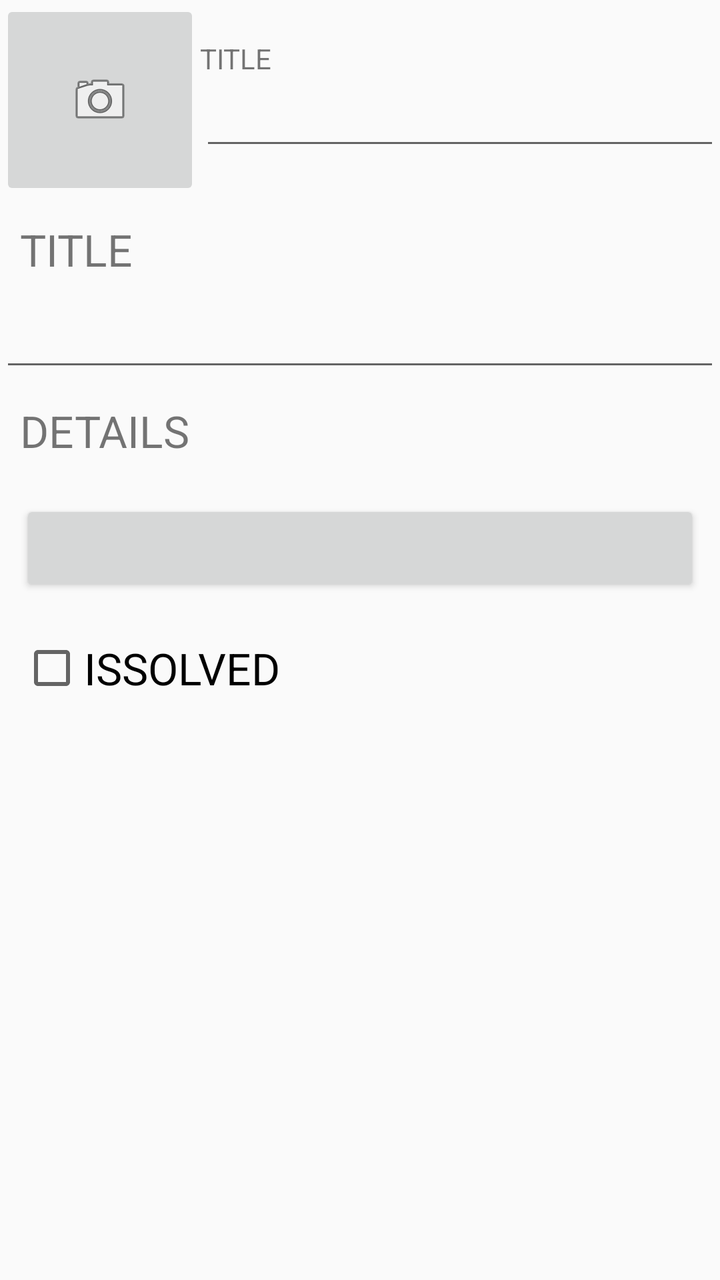
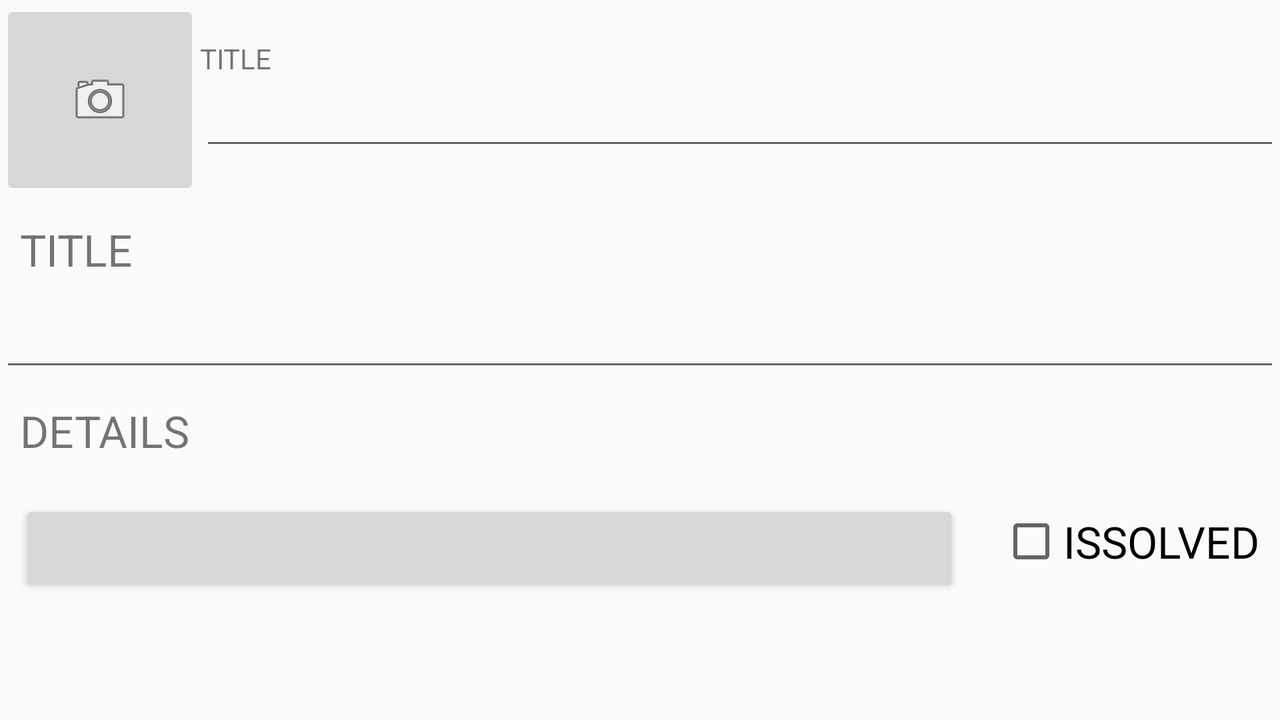

First picture: res/layout/ on a phone held upright. Second picture: the repository's own variant of that layout, on a device whose configuration matches the variant's folder. Source for both follows.
<!-- AndroidManifest.xml: application theme AppTheme -->
<!-- res/layout/fragment_crime.xml -->
<?xml version="1.0" encoding="utf-8"?>
<LinearLayout xmlns:android="http://schemas.android.com/apk/res/android"
    android:layout_width="match_parent"
    android:layout_height="match_parent"
    android:orientation="vertical">

    

    <LinearLayout
        android:layout_width="match_parent"
        android:layout_height="wrap_content"
        android:orientation="horizontal">

        <ImageButton
            android:id="@+id/head_iv"
            android:layout_width="100dp"
            android:layout_height="100dp"
            android:src="@android:drawable/ic_menu_camera" />

        <LinearLayout

            android:gravity="center_vertical"
            android:orientation="vertical"
            android:layout_width="match_parent"
            android:layout_height="match_parent">
            <TextView
                android:text="@string/title"
                android:layout_width="wrap_content"
                android:layout_height="wrap_content"/>
            <EditText
                android:layout_width="match_parent"
                android:layout_height="wrap_content"/>
        </LinearLayout>
    </LinearLayout>

    <TextView
        android:layout_width="wrap_content"
        android:layout_height="wrap_content"
        android:padding="10dp"
        android:text="@string/title"
        android:textSize="22sp" />

    <EditText
        android:id="@+id/crime_title"
        android:layout_width="match_parent"
        android:layout_height="wrap_content" />

    <TextView
        android:layout_width="wrap_content"
        android:layout_height="wrap_content"
        android:padding="10dp"
        android:text="@string/details"
        android:textSize="22sp" />

    <Button
        android:id="@+id/date_btn"
        android:layout_width="match_parent"
        android:layout_height="wrap_content"
        android:layout_margin="10dp" />

    <CheckBox
        android:id="@+id/isSolved_cb"
        android:layout_width="wrap_content"
        android:layout_height="wrap_content"
        android:layout_margin="10dp"
        android:text="@string/solved"
        android:textSize="22dp" />


</LinearLayout>
<!-- resources referenced by this layout -->
<resources>
  <string name="details">DETAILS</string>
  <string name="solved">ISSOLVED</string>
  <string name="title">TITLE</string>
  <style name="AppTheme" parent="Theme.AppCompat.Light.DarkActionBar">
          
          <item name="colorPrimary">@color/red</item>
          <item name="titleTextColor">@color/black</item>
      </style>
</resources>
<!-- res/layout-land/fragment_crime.xml (the repository's variant of the layout above) -->
<!-- drawn on the phone turned sideways -->
<?xml version="1.0" encoding="utf-8"?>
<LinearLayout xmlns:android="http://schemas.android.com/apk/res/android"
    android:layout_width="match_parent"
    android:layout_height="match_parent"
    android:orientation="vertical">

    <ScrollView
        android:layout_width="match_parent"
        android:layout_height="match_parent">

        <LinearLayout
            android:orientation="vertical"
            android:layout_width="match_parent"
            android:layout_height="match_parent">

            <LinearLayout
                android:layout_width="match_parent"
                android:layout_height="wrap_content"
                android:orientation="horizontal">

                <ImageButton
                    android:id="@+id/head_iv"
                    android:layout_width="100dp"
                    android:layout_height="100dp"
                    android:src="@android:drawable/ic_menu_camera" />

                <LinearLayout

                    android:layout_width="match_parent"
                    android:layout_height="match_parent"
                    android:gravity="center_vertical"
                    android:orientation="vertical">

                    <TextView
                        android:layout_width="wrap_content"
                        android:layout_height="wrap_content"
                        android:text="@string/title" />

                    <EditText
                        android:layout_width="match_parent"
                        android:layout_height="wrap_content" />
                </LinearLayout>
            </LinearLayout>

            <TextView
                android:layout_width="wrap_content"
                android:layout_height="wrap_content"
                android:padding="10dp"
                android:text="@string/title"
                android:textSize="22sp" />

            <EditText
                android:id="@+id/crime_title"
                android:layout_width="match_parent"
                android:layout_height="wrap_content" />

            <TextView
                android:layout_width="wrap_content"
                android:layout_height="wrap_content"
                android:padding="10dp"
                android:text="@string/details"
                android:textSize="22sp" />

            <LinearLayout
                android:layout_width="match_parent"
                android:layout_height="wrap_content"
                android:orientation="horizontal">

                <Button
                    android:id="@+id/date_btn"
                    android:layout_width="0dp"
                    android:layout_height="wrap_content"
                    android:layout_margin="10dp"
                    android:layout_weight="1" />

                <CheckBox
                    android:id="@+id/isSolved_cb"
                    android:layout_width="wrap_content"
                    android:layout_height="wrap_content"
                    android:layout_margin="10dp"
                    android:text="@string/solved"
                    android:textSize="22dp" />
            </LinearLayout>

        </LinearLayout>
    </ScrollView>

</LinearLayout>
